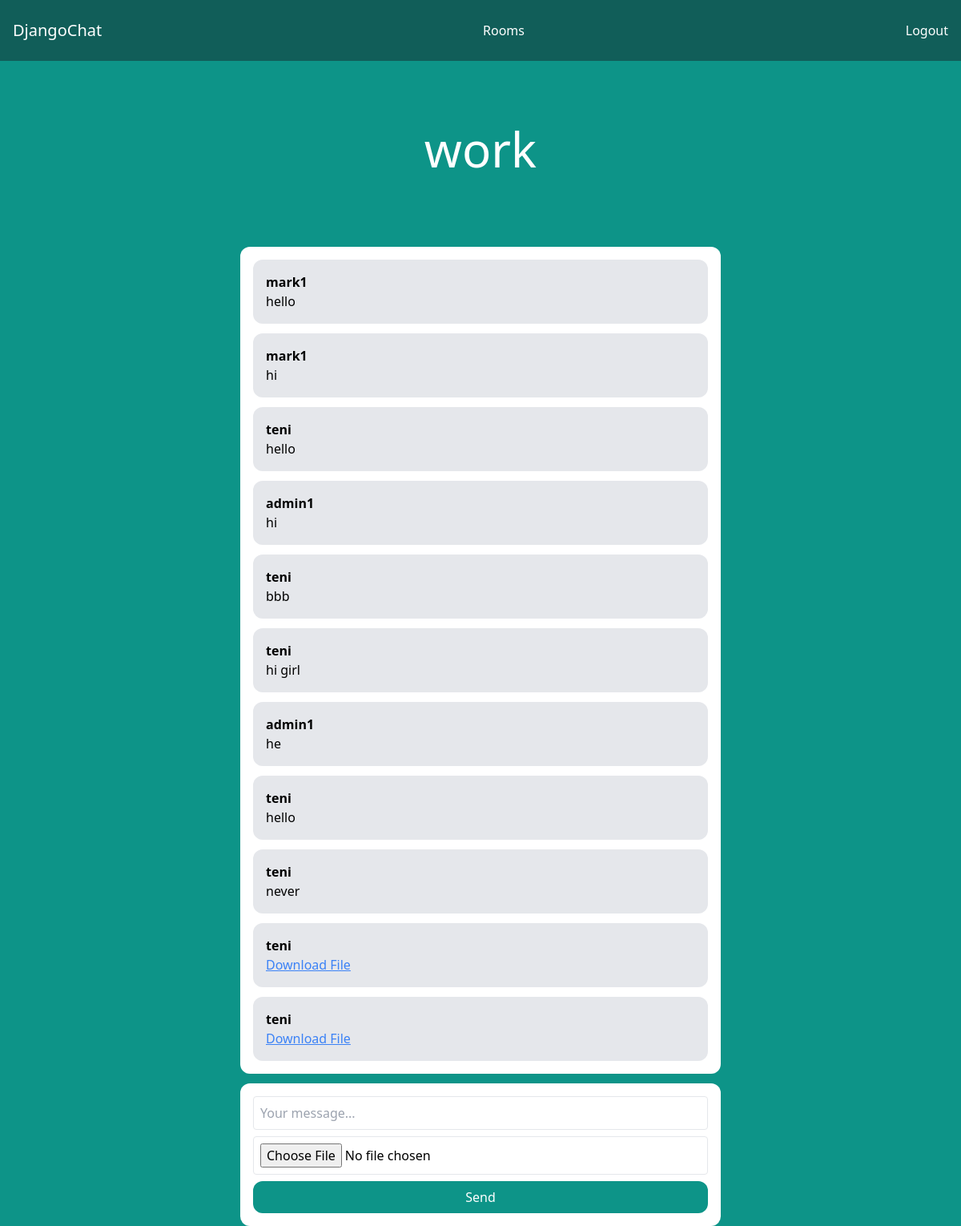
Screenshot of /rooms/work/ (signed in) with the database file from the repository.
### rooms/models.py (models this page shows)
class Rooms(models.Model):
    name=models.CharField(max_length=255)
    slug = models.SlugField(unique=True)

class Message(models.Model):
    room = models.ForeignKey(Rooms, related_name='messages', on_delete=models.CASCADE)
    user = models.ForeignKey(get_user_model(), related_name='user', on_delete=models.CASCADE)
    content = models.TextField()
    file = models.FileField(upload_to='chat_files/', blank=True, null=True)
    date_added = models.DateTimeField(auto_now_add=True)
    class Meta:
        ordering = ('date_added',)

### rooms/views.py (the view)
# urls.py: path('<slug:slug>/', room, name='room'),]
@login_required
def room(request, slug):
    room = Rooms.objects.get(slug=slug)
    messages = Message.objects.filter(room=room)[:25]
    for i in messages:
        print(i.content)
    return render (request, 'rooms/room1.html', {'room':room, 'messages':messages})

### rooms/templates/rooms/room1.html (shortened to what this page needs)
{% extends 'core/base.html' %}
{% block content %}
<div class="p-10 lg:p-20 text-center">
    <h1 class="text-3xl lg:text-6xl text-white">{{ room.name }}</h1>
</div>
<div class="lg:w-2/4 mx-4 my-3 lg:mx-auto p-4 bg-white rounded-xl">
    <div class="chat-messages space-y-3" id="chat-messages">
        {% for message in messages %}
        <div class="p-4 bg-gray-200 rounded-xl">
            <p class="font-semibold">{{ message.user.username }}</p>
            {% if message.content %}
                <p>{{ message.content }}</p>
            {% endif %}
            {% if message.file %}
                <p><a href="{{ message.file.url }}" class="text-blue-500 underline" target="_blank">Download File</a></p>
            {% endif %}
        </div>
        {% endfor %}
    </div>
</div>
<div class="lg:w-2/4 mx-4 lg:mx-auto p-4 bg-white rounded-xl">
    <form id="chat-form" class="flex flex-col space-y-2">
        <input type="text" name="content" placeholder="Your message..." class="flex-1 p-2 border rounded" id="chat-message-input">
        <input type="file" id="chat-file-input" class="p-2 border rounded">
        <button class="px-4 py-2 rounded-xl text-white bg-teal-600 hover:bg-teal-700" id="chat-message-submit">Send</button>
    </form>
</div>
{% endblock %}

### rows the page displays
Rooms: name "work"
Message: user.username "mark1", content "hello"
Message: user.username "mark1", content "hi"
Message: user.username "teni", content "hello"
Message: user.username "admin1", content "hi"
Message: user.username "teni", content "bbb"
Message: user.username "teni", content "hi girl"
Message: user.username "admin1", content "he"
Message: user.username "teni", content "hello"
Message: user.username "teni", content "never"
Message: user.username "teni"
Message: user.username "teni"
